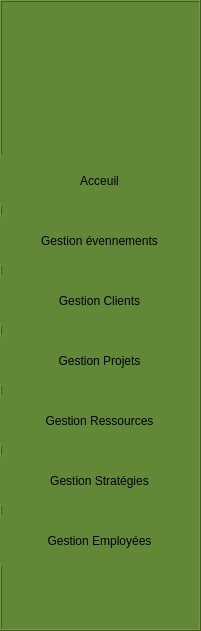
   <widget class="QFrame" name="barreverticale">
    <property name="geometry">
     <rect>
      <x>0</x>
      <y>20</y>
      <width>201</width>
      <height>631</height>
     </rect>
    </property>
    <property name="palette">
     <palette>
      <active>
       <colorrole role="WindowText">
        <brush brushstyle="SolidPattern">
         <color alpha="255">
          <red>0</red>
          <green>0</green>
          <blue>0</blue>
         </color>
        </brush>
       </colorrole>
       <colorrole role="Button">
        <brush brushstyle="SolidPattern">
         <color alpha="255">
          <red>98</red>
          <green>135</green>
          <blue>55</blue>
         </color>
        </brush>
       </colorrole>
       <colorrole role="Light">
        <brush brushstyle="SolidPattern">
         <color alpha="255">
          <red>159</red>
          <green>207</green>
          <blue>54</blue>
         </color>
        </brush>
       </colorrole>
       <colorrole role="Midlight">
        <brush brushstyle="SolidPattern">
         <color alpha="255">
          <red>132</red>
          <green>172</green>
          <blue>45</blue>
         </color>
        </brush>
       </colorrole>
       <colorrole role="Dark">
        <brush brushstyle="SolidPattern">
         <color alpha="255">
          <red>53</red>
          <green>69</green>
          <blue>18</blue>
         </color>
        </brush>
       </colorrole>
       <colorrole role="Mid">
        <brush brushstyle="SolidPattern">
         <color alpha="255">
          <red>71</red>
          <green>92</green>
          <blue>24</blue>
         </color>
        </brush>
       </colorrole>
       <colorrole role="Text">
        <brush brushstyle="SolidPattern">
         <color alpha="255">
          <red>0</red>
          <green>0</green>
          <blue>0</blue>
         </color>
        </brush>
       </colorrole>
       <colorrole role="BrightText">
        <brush brushstyle="SolidPattern">
         <color alpha="255">
          <red>255</red>
          <green>255</green>
          <blue>255</blue>
         </color>
        </brush>
       </colorrole>
       <colorrole role="ButtonText">
        <brush brushstyle="SolidPattern">
         <color alpha="255">
          <red>0</red>
          <green>0</green>
          <blue>0</blue>
         </color>
        </brush>
       </colorrole>
       <colorrole role="Base">
        <brush brushstyle="SolidPattern">
         <color alpha="255">
          <red>98</red>
          <green>135</green>
          <blue>55</blue>
         </color>
        </brush>
       </colorrole>
       <colorrole role="Window">
        <brush brushstyle="SolidPattern">
         <color alpha="255">
          <red>98</red>
          <green>135</green>
          <blue>55</blue>
         </color>
        </brush>
       </colorrole>
       <colorrole role="Shadow">
        <brush brushstyle="SolidPattern">
         <color alpha="255">
          <red>0</red>
          <green>0</green>
          <blue>0</blue>
         </color>
        </brush>
       </colorrole>
       <colorrole role="AlternateBase">
        <brush brushstyle="SolidPattern">
         <color alpha="255">
          <red>180</red>
          <green>196</green>
          <blue>145</blue>
         </color>
        </brush>
       </colorrole>
       <colorrole role="ToolTipBase">
        <brush brushstyle="SolidPattern">
         <color alpha="255">
          <red>255</red>
          <green>255</green>
          <blue>220</blue>
         </color>
        </brush>
       </colorrole>
       <colorrole role="ToolTipText">
        <brush brushstyle="SolidPattern">
         <color alpha="255">
          <red>0</red>
          <green>0</green>
          <blue>0</blue>
         </color>
        </brush>
       </colorrole>
       <colorrole role="PlaceholderText">
        <brush brushstyle="SolidPattern">
         <color alpha="127">
          <red>0</red>
          <green>0</green>
          <blue>0</blue>
         </color>
        </brush>
       </colorrole>
       <colorrole role="Accent">
        <brush brushstyle="SolidPattern">
         <color alpha="255">
          <red>255</red>
          <green>255</green>
          <blue>255</blue>
         </color>
        </brush>
       </colorrole>
      </active>
      <inactive>
       <colorrole role="WindowText">
        <brush brushstyle="SolidPattern">
         <color alpha="255">
          <red>0</red>
          <green>0</green>
          <blue>0</blue>
         </color>
        </brush>
       </colorrole>
       <colorrole role="Button">
        <brush brushstyle="SolidPattern">
         <color alpha="255">
          <red>98</red>
          <green>135</green>
          <blue>55</blue>
         </color>
        </brush>
       </colorrole>
       <colorrole role="Light">
        <brush brushstyle="SolidPattern">
         <color alpha="255">
          <red>159</red>
          <green>207</green>
          <blue>54</blue>
         </color>
        </brush>
       </colorrole>
       <colorrole role="Midlight">
        <brush brushstyle="SolidPattern">
         <color alpha="255">
          <red>132</red>
          <green>172</green>
          <blue>45</blue>
         </color>
        </brush>
       </colorrole>
       <colorrole role="Dark">
        <brush brushstyle="SolidPattern">
         <color alpha="255">
          <red>53</red>
          <green>69</green>
          <blue>18</blue>
         </color>
        </brush>
       </colorrole>
       <colorrole role="Mid">
        <brush brushstyle="SolidPattern">
         <color alpha="255">
          <red>71</red>
          <green>92</green>
          <blue>24</blue>
         </color>
        </brush>
       </colorrole>
       <colorrole role="Text">
        <brush brushstyle="SolidPattern">
         <color alpha="255">
          <red>0</red>
          <green>0</green>
          <blue>0</blue>
         </color>
        </brush>
       </colorrole>
       <colorrole role="BrightText">
        <brush brushstyle="SolidPattern">
         <color alpha="255">
          <red>255</red>
          <green>255</green>
          <blue>255</blue>
         </color>
        </brush>
       </colorrole>
       <colorrole role="ButtonText">
        <brush brushstyle="SolidPattern">
         <color alpha="255">
          <red>0</red>
          <green>0</green>
          <blue>0</blue>
         </color>
        </brush>
       </colorrole>
       <colorrole role="Base">
        <brush brushstyle="SolidPattern">
         <color alpha="255">
          <red>98</red>
          <green>135</green>
          <blue>55</blue>
         </color>
        </brush>
       </colorrole>
       <colorrole role="Window">
        <brush brushstyle="SolidPattern">
         <color alpha="255">
          <red>98</red>
          <green>135</green>
          <blue>55</blue>
         </color>
        </brush>
       </colorrole>
       <colorrole role="Shadow">
        <brush brushstyle="SolidPattern">
         <color alpha="255">
          <red>0</red>
          <green>0</green>
          <blue>0</blue>
         </color>
        </brush>
       </colorrole>
       <colorrole role="AlternateBase">
        <brush brushstyle="SolidPattern">
         <color alpha="255">
          <red>180</red>
          <green>196</green>
          <blue>145</blue>
         </color>
        </brush>
       </colorrole>
       <colorrole role="ToolTipBase">
        <brush brushstyle="SolidPattern">
         <color alpha="255">
          <red>255</red>
          <green>255</green>
          <blue>220</blue>
         </color>
        </brush>
       </colorrole>
       <colorrole role="ToolTipText">
        <brush brushstyle="SolidPattern">
         <color alpha="255">
          <red>0</red>
          <green>0</green>
          <blue>0</blue>
         </color>
        </brush>
       </colorrole>
       <colorrole role="PlaceholderText">
        <brush brushstyle="SolidPattern">
         <color alpha="127">
          <red>0</red>
          <green>0</green>
          <blue>0</blue>
         </color>
        </brush>
       </colorrole>
       <colorrole role="Accent">
        <brush brushstyle="SolidPattern">
         <color alpha="255">
          <red>255</red>
          <green>255</green>
          <blue>255</blue>
         </color>
        </brush>
       </colorrole>
      </inactive>
      <disabled>
       <colorrole role="WindowText">
        <brush brushstyle="SolidPattern">
         <color alpha="255">
          <red>53</red>
          <green>69</green>
          <blue>18</blue>
         </color>
        </brush>
       </colorrole>
       <colorrole role="Button">
        <brush brushstyle="SolidPattern">
         <color alpha="255">
          <red>98</red>
          <green>135</green>
          <blue>55</blue>
         </color>
        </brush>
       </colorrole>
       <colorrole role="Light">
        <brush brushstyle="SolidPattern">
         <color alpha="255">
          <red>159</red>
          <green>207</green>
          <blue>54</blue>
         </color>
        </brush>
       </colorrole>
       <colorrole role="Midlight">
        <brush brushstyle="SolidPattern">
         <color alpha="255">
          <red>132</red>
          <green>172</green>
          <blue>45</blue>
         </color>
        </brush>
       </colorrole>
       <colorrole role="Dark">
        <brush brushstyle="SolidPattern">
         <color alpha="255">
          <red>53</red>
          <green>69</green>
          <blue>18</blue>
         </color>
        </brush>
       </colorrole>
       <colorrole role="Mid">
        <brush brushstyle="SolidPattern">
         <color alpha="255">
          <red>71</red>
          <green>92</green>
          <blue>24</blue>
         </color>
        </brush>
       </colorrole>
       <colorrole role="Text">
        <brush brushstyle="SolidPattern">
         <color alpha="255">
          <red>53</red>
          <green>69</green>
          <blue>18</blue>
         </color>
        </brush>
       </colorrole>
       <colorrole role="BrightText">
        <brush brushstyle="SolidPattern">
         <color alpha="255">
          <red>255</red>
          <green>255</green>
          <blue>255</blue>
         </color>
        </brush>
       </colorrole>
       <colorrole role="ButtonText">
        <brush brushstyle="SolidPattern">
         <color alpha="255">
          <red>53</red>
          <green>69</green>
          <blue>18</blue>
         </color>
        </brush>
       </colorrole>
       <colorrole role="Base">
        <brush brushstyle="SolidPattern">
         <color alpha="255">
          <red>98</red>
          <green>135</green>
          <blue>55</blue>
         </color>
        </brush>
       </colorrole>
       <colorrole role="Window">
        <brush brushstyle="SolidPattern">
         <color alpha="255">
          <red>98</red>
          <green>135</green>
          <blue>55</blue>
         </color>
        </brush>
       </colorrole>
       <colorrole role="Shadow">
        <brush brushstyle="SolidPattern">
         <color alpha="255">
          <red>0</red>
          <green>0</green>
          <blue>0</blue>
         </color>
        </brush>
       </colorrole>
       <colorrole role="AlternateBase">
        <brush brushstyle="SolidPattern">
         <color alpha="255">
          <red>106</red>
          <green>138</green>
          <blue>36</blue>
         </color>
        </brush>
       </colorrole>
       <colorrole role="ToolTipBase">
        <brush brushstyle="SolidPattern">
         <color alpha="255">
          <red>255</red>
          <green>255</green>
          <blue>220</blue>
         </color>
        </brush>
       </colorrole>
       <colorrole role="ToolTipText">
        <brush brushstyle="SolidPattern">
         <color alpha="255">
          <red>0</red>
          <green>0</green>
          <blue>0</blue>
         </color>
        </brush>
       </colorrole>
       <colorrole role="PlaceholderText">
        <brush brushstyle="SolidPattern">
         <color alpha="127">
          <red>53</red>
          <green>69</green>
          <blue>18</blue>
         </color>
        </brush>
       </colorrole>
       <colorrole role="Accent">
        <brush brushstyle="SolidPattern">
         <color alpha="255">
          <red>138</red>
          <green>179</green>
          <blue>47</blue>
         </color>
        </brush>
       </colorrole>
      </disabled>
     </palette>
    </property>
    <property name="mouseTracking">
     <bool>false</bool>
    </property>
    <property name="styleSheet">
     <string notr="true">background-color: rgb(98, 135, 55);
</string>
    </property>
    <property name="frameShape">
     <enum>QFrame::Shape::Box</enum>
    </property>
    <property name="frameShadow">
     <enum>QFrame::Shadow::Raised</enum>
    </property>
    <widget class="QLabel" name="label">
     <property name="geometry">
      <rect>
       <x>30</x>
       <y>20</y>
       <width>141</width>
       <height>121</height>
      </rect>
     </property>
     <property name="styleSheet">
      <string notr="true">image: url(:/res/prof.png);</string>
     </property>
     <property name="text">
      <string/>
     </property>
    </widget>
    <widget class="QPushButton" name="GestionEvenementsButton">
     <property name="geometry">
      <rect>
       <x>0</x>
       <y>210</y>
       <width>199</width>
       <height>61</height>
      </rect>
     </property>
     <property name="styleSheet">
      <string notr="true">QPushButton {
background-color: rgb(98, 135, 55);
font: 10pt &quot;Sylfaen&quot;;
border-radius: 10px;
}
QPushButton:hover {
background-color: #7E9C5A;
}</string>
     </property>
     <property name="text">
      <string>Gestion évennements</string>
     </property>
    </widget>
    <widget class="QPushButton" name="gestionClientsButton">
     <property name="geometry">
      <rect>
       <x>0</x>
       <y>270</y>
       <width>199</width>
       <height>61</height>
      </rect>
     </property>
     <property name="styleSheet">
      <string notr="true">QPushButton {
background-color: rgb(98, 135, 55);
font: 10pt &quot;Sylfaen&quot;;
border-radius: 10px;
}
QPushButton:hover {
background-color: #7E9C5A;
}</string>
     </property>
     <property name="text">
      <string>Gestion Clients</string>
     </property>
    </widget>
    <widget class="QPushButton" name="GestionProjetsButton">
     <property name="geometry">
      <rect>
       <x>0</x>
       <y>330</y>
       <width>199</width>
       <height>61</height>
      </rect>
     </property>
     <property name="styleSheet">
      <string notr="true">QPushButton {
background-color: rgb(98, 135, 55);
font: 10pt &quot;Sylfaen&quot;;
border-radius: 10px;
}
QPushButton:hover {
background-color: #7E9C5A;
}</string>
     </property>
     <property name="text">
      <string>Gestion Projets</string>
     </property>
    </widget>
    <widget class="QPushButton" name="GestionRessourcesButton">
     <property name="geometry">
      <rect>
       <x>0</x>
       <y>390</y>
       <width>199</width>
       <height>61</height>
      </rect>
     </property>
     <property name="styleSheet">
      <string notr="true">QPushButton {
background-color: rgb(98, 135, 55);
font: 10pt &quot;Sylfaen&quot;;
border-radius: 10px;
}
QPushButton:hover {
background-color: #7E9C5A;
}</string>
     </property>
     <property name="text">
      <string>Gestion Ressources</string>
     </property>
    </widget>
    <widget class="QPushButton" name="GestionStrategiesButton">
     <property name="geometry">
      <rect>
       <x>0</x>
       <y>450</y>
       <width>199</width>
       <height>61</height>
      </rect>
     </property>
     <property name="styleSheet">
      <string notr="true">QPushButton {
background-color: rgb(98, 135, 55);
font: 10pt &quot;Sylfaen&quot;;
border-radius: 10px;
}
QPushButton:hover {
background-color: #7E9C5A;
}</string>
     </property>
     <property name="text">
      <string>Gestion Stratégies</string>
     </property>
    </widget>
    <widget class="QPushButton" name="GestionEmployeesButton">
     <property name="geometry">
      <rect>
       <x>0</x>
       <y>510</y>
       <width>199</width>
       <height>61</height>
      </rect>
     </property>
     <property name="styleSheet">
      <string notr="true">QPushButton {
background-color: rgb(98, 135, 55);
font: 10pt &quot;Sylfaen&quot;;
border-radius: 10px;
}
QPushButton:hover {
background-color: #7E9C5A;
}</string>
     </property>
     <property name="text">
      <string>Gestion Employées</string>
     </property>
    </widget>
    <widget class="QPushButton" name="GestionacceuilButton">
     <property name="geometry">
      <rect>
       <x>0</x>
       <y>150</y>
       <width>199</width>
       <height>61</height>
      </rect>
     </property>
     <property name="styleSheet">
      <string notr="true">QPushButton {
background-color: rgb(98, 135, 55);
font: 10pt &quot;Sylfaen&quot;;
border-radius: 10px;
}
QPushButton:hover {
background-color: #7E9C5A;
}</string>
     </property>
     <property name="text">
      <string>Acceuil</string>
     </property>
    </widget>
   </widget>
